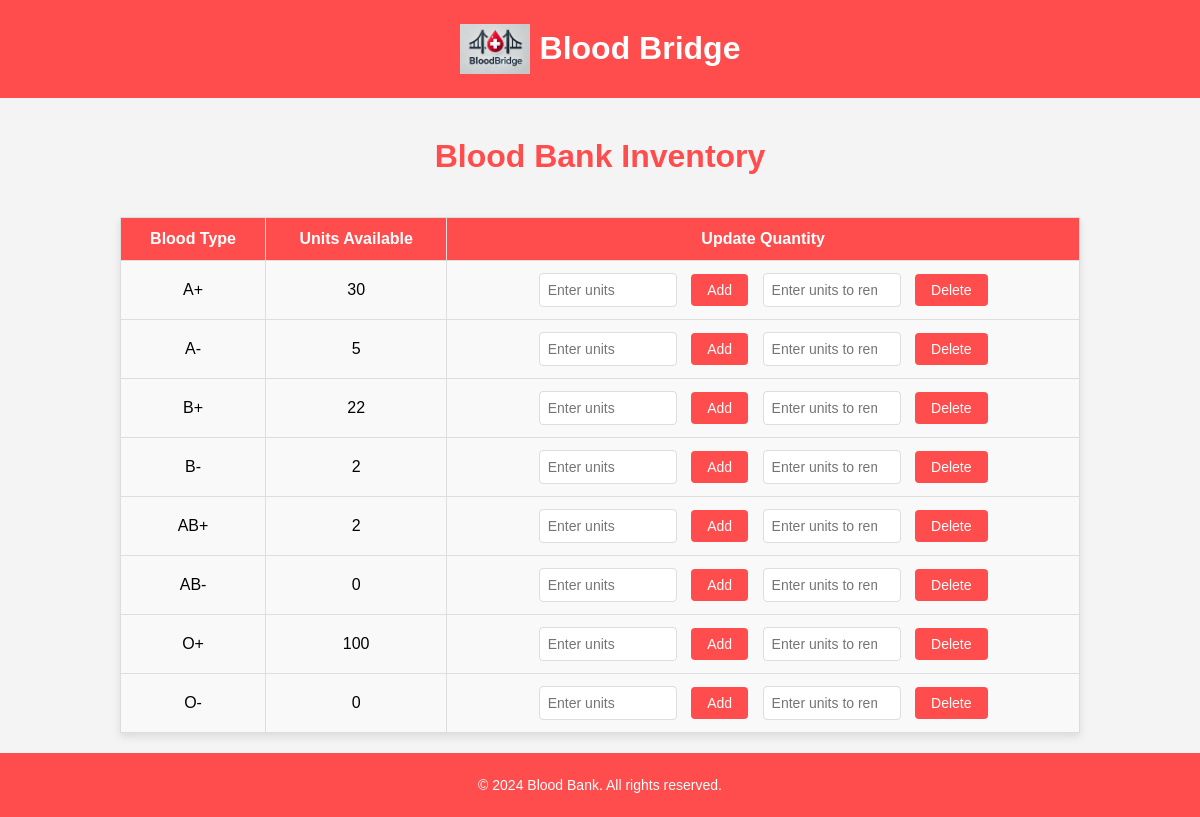
/inventory (signed in), run on an earlier commit of the app's database.
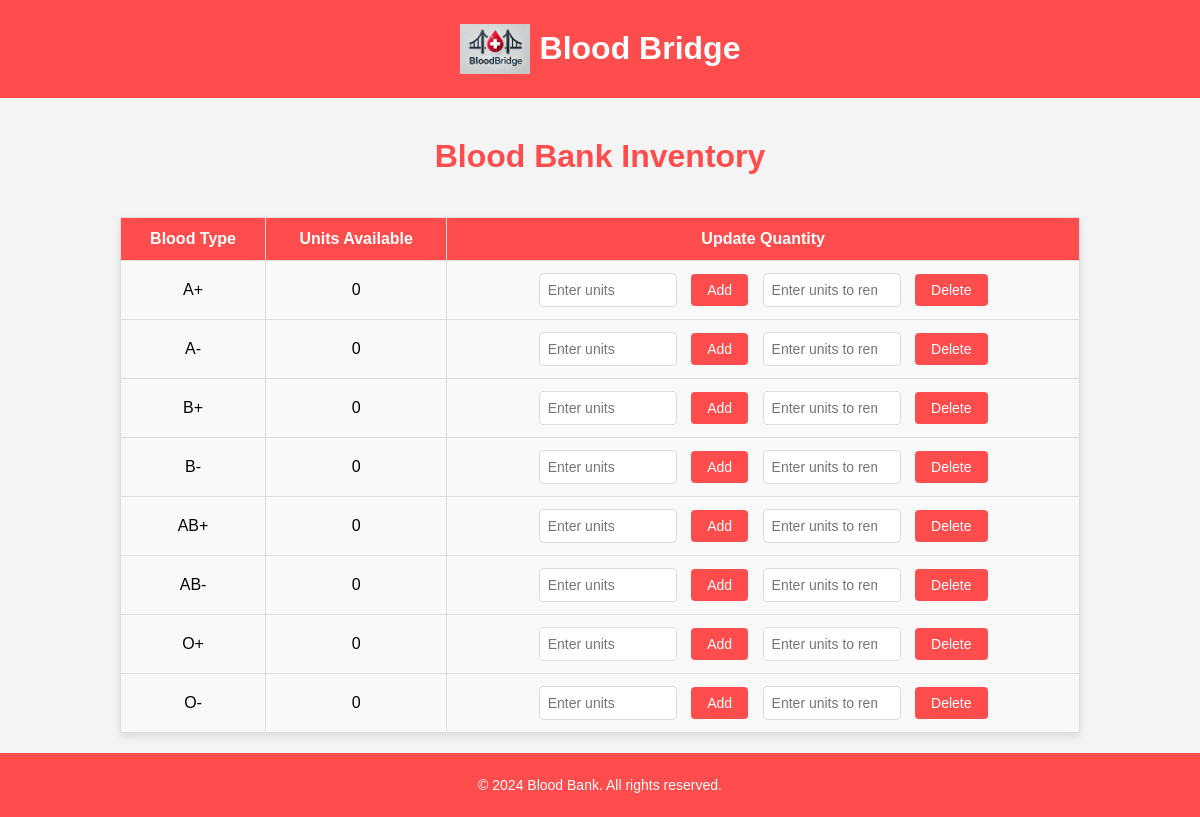
And on a later commit of the database.
### tables this page shows
CREATE TABLE blood_bank_2 (
                blood_type TEXT PRIMARY KEY,
                number_of_units INTEGER NOT NULL DEFAULT 0
            );

### app.py (the view)
@app.route('/inventory')
def inventory():
    email = session.get('user_email')
    if not email:
        flash("Please log in first.", "danger")
        return redirect(url_for('login'))
    conn = get_db_connection()
    user = conn.execute('SELECT * FROM main_table WHERE email = ?', (email,)).fetchone()
    conn.close()
    if user:
        bloodbank_id = user['id']
        blood_bank_table_name = f'blood_bank_{bloodbank_id}'
        conn = get_db_connection()
        inventory_data = conn.execute(f'SELECT * FROM {blood_bank_table_name}').fetchall()
        conn.close()
        return render_template('inventory.html',
                               inventory=inventory_data,
                               bloodbank_id=bloodbank_id)
    else:
        flash("User details not found.", "danger")
        return redirect(url_for('login'))

### app.py (called while the page is built)
def get_db_connection():
    conn = sqlite3.connect('blood_bank.db')
    conn.row_factory = sqlite3.Row
    return conn

### templates/inventory.html (shortened to what this page needs)
<!DOCTYPE html>
<html lang="en">
<head>
</head>
<body>
    <header>
        <div class="logo-container">
            <img src="/static/images/logo.png" alt="Blood Bank Logo" class="logo-img">
        </div>
        <div class="htext">
            <h1>Blood Bridge</h1>
        </div>
    </header>
    <h1>Blood Bank Inventory</h1>
    <table border="1">
        <tr>
            <th>Blood Type</th>
            <th>Units Available</th>
            <th>Update Quantity</th>
        </tr>
        {% for row in inventory %}
        <tr>
            <td>{{ row['blood_type'] }}</td>
            <td>{{ row['number_of_units'] }}</td>
            <td>
                <form method="POST" action="/update_inventory/{{ bloodbank_id }}">
                    <input type="number" name="units" placeholder="Enter units" required>
                    <button type="submit">Add</button>
                </form>
                <form method="POST" action="/delete_inventory/{{ bloodbank_id }}">
                    <input type="number" name="units" placeholder="Enter units to remove" required>
                    <button type="submit">Delete</button>
                </form>
            </td>
        </tr>
        {% endfor %}
    </table>
    <footer>
        <p>&copy; 2024 Blood Bank. All rights reserved.</p>
    </footer>
</body>
</html>

### templates/inventory.html (style rules this page uses)
body { font-family: Arial, sans-serif; background-color: #f4f4f4; margin: 0; padding: 0; display: flex; flex-direction: column; min-height: 100vh; }
h1 { text-align: center; margin-top: 20px; color: #ff4d4d; }
table { width: 80%; margin: 20px auto; border-collapse: collapse; background-color: #fff; box-shadow: 0 4px 8px rgba(0, 0, 0, 0.1); }
th, td { padding: 12px; text-align: center; border: 1px solid #ddd; }
th { background-color: #ff4d4d; color: white; font-size: 16px; }
td { background-color: #f9f9f9; }
input[type="number"] { padding: 8px; border: 1px solid #ddd; border-radius: 4px; font-size: 14px; width: 120px; margin-right: 10px; }
button { padding: 8px 16px; background-color: #ff4d4d; color: white; border: none; border-radius: 4px; cursor: pointer; font-size: 14px; }
form { display: inline-block; margin: 0 5px; }
header { background-color: #ff4d4d; color: white; padding: 10px 0; display: flex; justify-content: center; align-items: center; margin-bottom: 20px; }
header h1 { color:white; margin-left: auto; margin-right: auto; }
.logo-container { display: flex; align-items: center; justify-content: center; }
.logo-img { width: 70px; height: auto; margin-right: 10px; }
footer { background-color: #ff4d4d; color: white; padding: 10px 0; text-align: center; font-size: 14px; margin-top: auto; }

What changed in the data, as far as the page shows it:
changed blood_bank_2 "A+": number_of_units "30" → "0"
changed blood_bank_2 "A-": number_of_units "5" → "0"
changed blood_bank_2 "B+": number_of_units "22" → "0"
changed blood_bank_2 "B-": number_of_units "2" → "0"
changed blood_bank_2 "AB+": number_of_units "2" → "0"
changed blood_bank_2 "O+": number_of_units "100" → "0"
